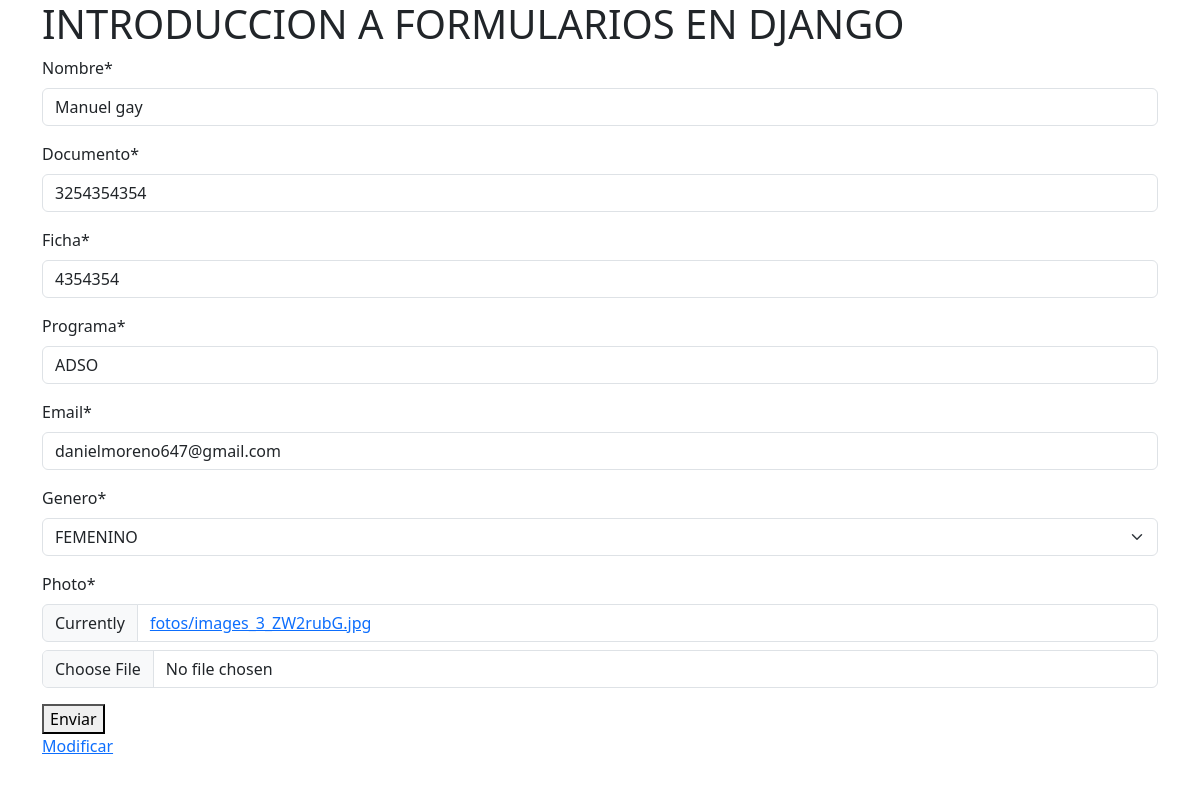
Screenshot of /usuarios/editar/1 with the database file from the repository.
### usuarios/models.py (models this page shows, shortened)
class Usuario(models.Model):
    genero=(
        ("M","MASCULINO"),
        ("F","FEMENINO"),
        ("O","OTRO")
    )
    nombre = models.CharField(max_length=50)
    documento = models.IntegerField()
    ficha = models.IntegerField()
    programa = models.CharField(max_length=100)
    email = models.EmailField(max_length=200,default="")
    genero = models.CharField(choices=genero, max_length=100)
    photo = models.ImageField(upload_to="fotos/")

### usuarios/views.py (the view)
    def editarUsuario(request,id_usuario):
        usr = Usuario.objects.get(pk=id_usuario)
        formulario = UsuarioForm (instance=usr)
        return render (request, "editarusuario.html",{"form" :formulario , "usuario" : usr })

### usuarios/forms.py
class UsuarioForm(forms.ModelForm):
    class Meta:
        model=Usuario
        fields='__all__'

### templates/editarusuario.html (shortened to what this page needs)
{% load static %}
{% load crispy_forms_tags %}
<!DOCTYPE html>
<html lang="en">
<head>
    <link rel="stylesheet" href="{% static 'css/bootstrap.min.css' %}" type="text/css">
</head>
<body>
    <div class="container">
    <h1>INTRODUCCION A FORMULARIOS EN DJANGO</h1>
   <form action="{% url "actualizarusr" usuario.id %}" method="POST" enctype="multipart/form-data">
        {{ form |crispy }}
        <button type ="subimt" id="btn_enviar "
        class ="button">Enviar</button>
    </form>
    <a href="{% url 'usuario_lista' %}">Modificar</a>
</div>
</body>
</html>

### rows the page displays
Usuario: nombre "Manuel gay", documento "3254354354", ficha "4354354", programa "ADSO", email "danielmoreno647@gmail.com", genero "FEMENINO"
